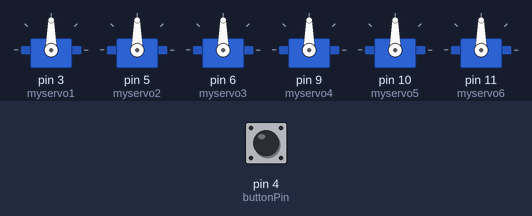
Recording of a sketch running on a simulated Arduino Uno, built with avr-gcc and run on an emulated ATmega328P. Shown: 6 × servo. Inputs (shaded band) come from the test bench; at power-on: pin 4 (buttonPin) HIGH.

Above: at 1.2 s.
1.3 s: pin 4 (buttonPin) pulled LOW for 0.15 s
At 2.5 s:
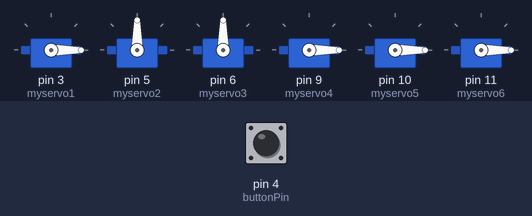
At 4.0 s:
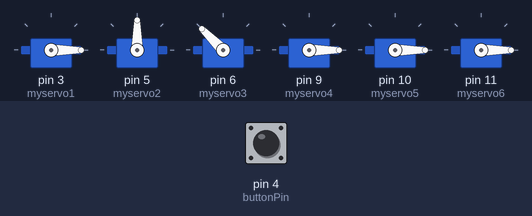
Timing chart, 0 to 22.8 s (numbered marks = the images above; inputs shaded):
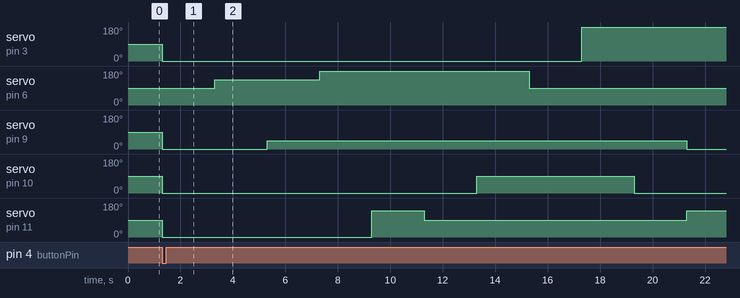

The sketch:

arm.ino
```cpp
#include <Servo.h>

const int buttonPin = 4;
int buttonState = 1;

Servo myservo1;  // create servo object to control a servo
Servo myservo2;
Servo myservo3;
Servo myservo4;
Servo myservo5;
Servo myservo6;// a maximum of eight servo objects can be created

int pos = 0;    // variable to store the servo position

void setup()
{
myservo1.attach(3);  //1
myservo2.attach(5);    //2
myservo3.attach(6); //3
myservo4.attach(9);
myservo5.attach(10);
myservo6.attach(11);
pinMode(buttonPin, INPUT);

}


void loop()
{
  buttonState = digitalRead(buttonPin);
 if(buttonState ==LOW)
   {
    myservo1.write(0);
   myservo2.write(90);
   myservo3.write(90);
   myservo4.write(0);
   myservo5.write(0);
   myservo6.write(0);

         delay(1000);
         delay(1000);
   myservo1.write(0);
   myservo2.write(90);
   myservo3.write(135);
   myservo4.write(0);
   myservo5.write(0);
   myservo6.write(0);

    delay(1000);
    delay(1000);

   myservo1.write(0);
   myservo2.write(90);
   myservo3.write(135);
   myservo4.write(45);
   myservo5.write(0);
   myservo6.write(0);

   delay(1000);
   delay(1000);

   myservo1.write(0);
   myservo2.write(90);
   myservo3.write(180);
   myservo4.write(45);
   myservo5.write(0);
   myservo6.write(0);

         delay(1000);
         delay(1000);

   myservo1.write(0);
   myservo2.write(90);
   myservo3.write(180);
   myservo4.write(45);
   myservo5.write(0);
   myservo6.write(140);

    delay(1000);
    delay(1000);

   myservo1.write(0);
   myservo2.write(90);
   myservo3.write(180);
   myservo4.write(45);
   myservo5.write(0);
   myservo6.write(90);

   delay(1000);
   delay(1000);

   myservo1.write(0);
   myservo2.write(90);
   myservo3.write(180);
   myservo4.write(45);
   myservo5.write(90);
   myservo6.write(90);

         delay(1000);
         delay(1000);

   myservo1.write(0);
   myservo2.write(90);
   myservo3.write(90);
   myservo4.write(45);
   myservo5.write(90);
   myservo6.write(90);

    delay(1000);
    delay(1000);

   myservo1.write(180);
   myservo2.write(90);
   myservo3.write(90);
   myservo4.write(45);
   myservo5.write(90);
   myservo6.write(90);

   delay(1000);
   delay(1000);

   myservo1.write(180);
   myservo2.write(90);
   myservo3.write(90);
   myservo4.write(45);
   myservo5.write(0);
   myservo6.write(90);

         delay(1000);
         delay(1000);

   myservo1.write(180);
   myservo2.write(90);
   myservo3.write(90);
   myservo4.write(0);
   myservo5.write(0);
   myservo6.write(140);

    delay(1000);
    delay(1000);

    while(1);
  }
}
```

Measured:
- after the input at 1.3 s, servo on pin 3 (myservo1): 90° → 0° at once, → 180° 16.0 s later; servo on pin 6 (myservo3): 90° → 135° after 2.0 s, → 180° 4.0 s later, → 90° 8.0 s later
